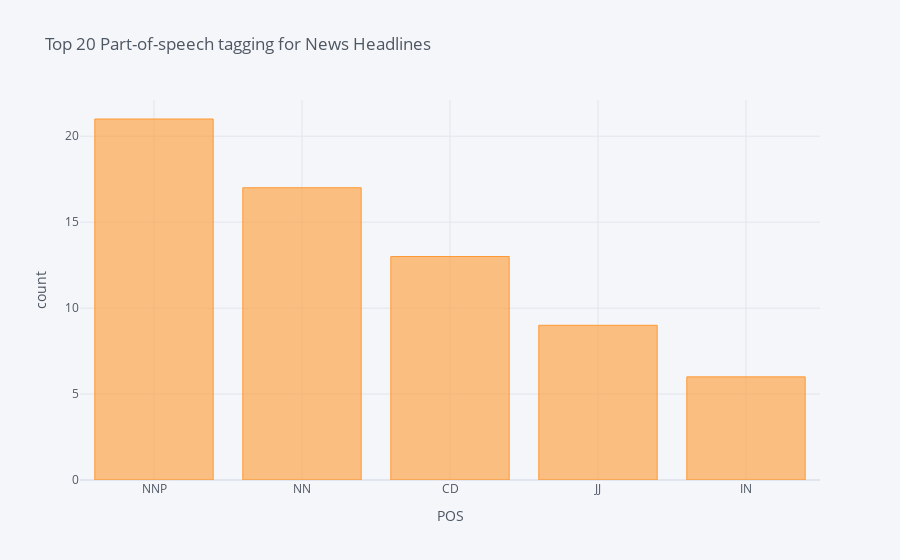

Here is the notebook cell this chart was saved with:
### Markdown cell above
<b>Insights:</b> We can see that by looking at bigrams instead of just single words we are able to get a better sense of the what is trending in the news. We can see that the word new york bigram makes sense now as compared to earlier. Those two words individually do not make any sense but now looking at bigram we can notice that it is acttually referring to the New York City and it is probably in the news after it has now emerged as the new Coronavirus hotspot with close to 1000 deaths. We can also see the word social distancing which signifies the emphasis being given by the media on it.

### Code cell
# extracting the parts of specch from the news headlines using textBlob

nltk.download('averaged_perceptron_tagger')

blob = TextBlob(str(news_articles_df['title']))
pos_df = pd.DataFrame(blob.tags, columns = ['word' , 'pos'])
pos_df = pos_df.pos.value_counts()[:5]
pos_df.iplot(
    kind='bar',
    xTitle='POS',
    yTitle='count', 
    title='Top 20 Part-of-speech tagging for News Headlines')

### Figure 1 — Plotly figure (JSON) as saved in the notebook; plotly's stock layout.template omitted (floating-point values rounded to 4 significant figures)
{"data": [{"marker": {"color": "rgba(255, 153, 51, 0.6)", "line": {"color": "rgba(255, 153, 51, 1.0)", "width": 1}}, "name": "pos", "orientation": "v", "text": "", "type": "bar", "x": ["NNP", "NN", "CD", "JJ", "IN"], "y": [21, 17, 13, 9, 6]}], "layout": {"legend": {"bgcolor": "#F5F6F9", "font": {"color": "#4D5663"}}, "paper_bgcolor": "#F5F6F9", "plot_bgcolor": "#F5F6F9", "title": {"font": {"color": "#4D5663"}, "text": "Top 20 Part-of-speech tagging for News Headlines"}, "xaxis": {"gridcolor": "#E1E5ED", "showgrid": true, "tickfont": {"color": "#4D5663"}, "title": {"font": {"color": "#4D5663"}, "text": "POS"}, "zerolinecolor": "#E1E5ED"}, "yaxis": {"gridcolor": "#E1E5ED", "showgrid": true, "tickfont": {"color": "#4D5663"}, "title": {"font": {"color": "#4D5663"}, "text": "count"}, "zerolinecolor": "#E1E5ED"}}}
